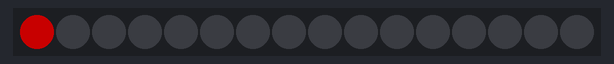
A program run on a simulated MicroPython board. Parts: 16 RGB LEDs in strip order, left to right. Dim RGB values are drawn brighter than linear.

Above: at 0.1 s.
At 3.1 s:
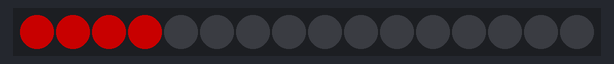
At 5.1 s:
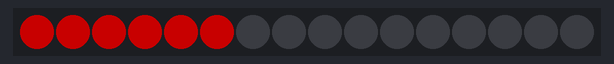
At 7.1 s:
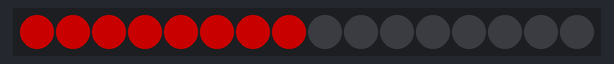
At 11.1 s:
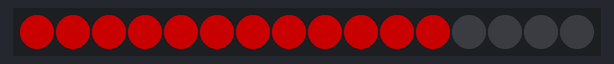
At 15.1 s:
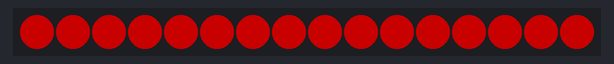

The program:

neopixel_test.py
```python
from machine import Pin
from neopixel import NeoPixel
from time import sleep

np = NeoPixel(Pin(25), 16)

while True:
    for i in range(16):
        np[i] = (100, 0, 0)
        np.write()
        sleep(1)
```
